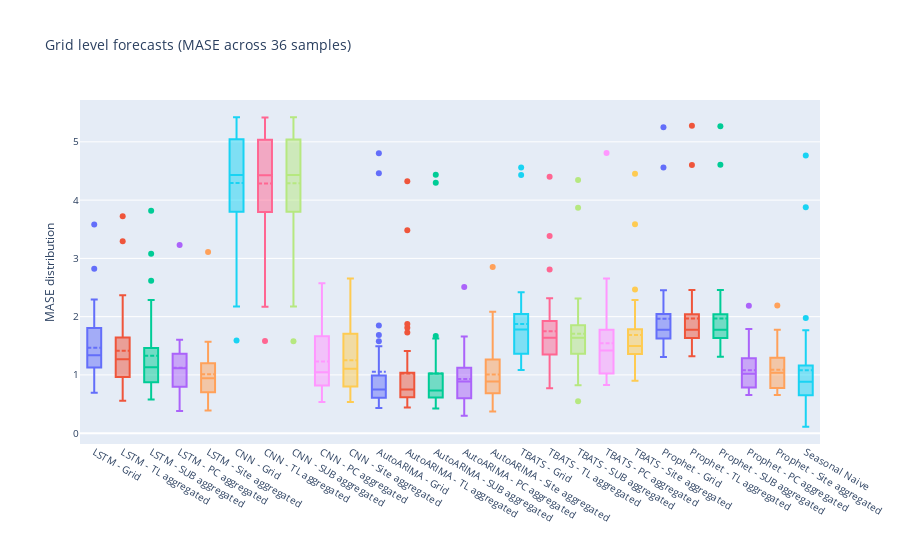

Notebook cell for this chart:
### Code cell
# name = ['LSTM - Grid', 'LSTM - TL aggregated', 'LSTM - SUB aggregated', 'LSTM - PC aggregated', 
#                 'LSTM - Site aggregated', 'CNN - Grid', 'CNN - TL aggregated', 'CNN - SUB aggregated', 
#                 'CNN - PC aggregated', 'CNN - Site aggregated', 'Auto ARIMA - Grid']

fig = go.Figure()
count = 0
for col in grid_error_dist.keys():
    box_data = grid_error_dist[col]
    fig.add_trace(go.Box(y=box_data, name = column_names[count], boxmean=True))
    count = count+1
    
for col in grid_error_dist_tcn.keys():
    box_data = grid_error_dist_tcn[col]
    fig.add_trace(go.Box(y=box_data, name = column_names[count], boxmean = True))
    count = count+1
    
for col in grid_error_dist_arima.keys():
    box_data = grid_error_dist_arima[col]
    fig.add_trace(go.Box(y=box_data, name = column_names[count], boxmean = True))
    count = count+1
    
for col in grid_error_dist_tbats.keys():
    box_data = grid_error_dist_tbats[col]
    fig.add_trace(go.Box(y=box_data, name = column_names[count], boxmean = True))
    count = count+1
    
for col in grid_error_dist_prophet.keys():
    box_data = grid_error_dist_prophet[col]
    fig.add_trace(go.Box(y=box_data, name = column_names[count], boxmean = True))
    count = count+1
    

box_data = grid_error_dist_naive['grid']
fig.add_trace(go.Box(y=box_data, name = column_names[count], boxmean = True))
count = count+1
    

fig.update_xaxes(title = '')
fig.update_yaxes(title = 'MASE distribution')
fig.update_layout(title = "Grid level forecasts (MASE across 36 samples)", showlegend = False, font = dict(size=10))
